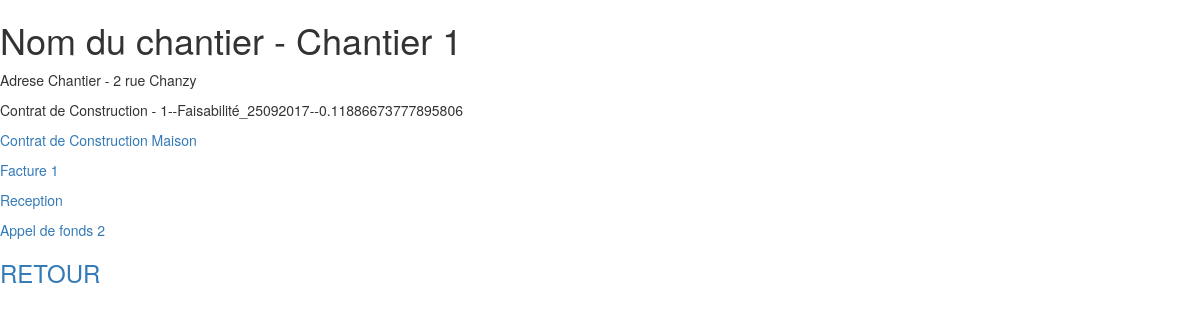
The page /chantiers/chantier/1 (signed in) on the database as committed earlier.
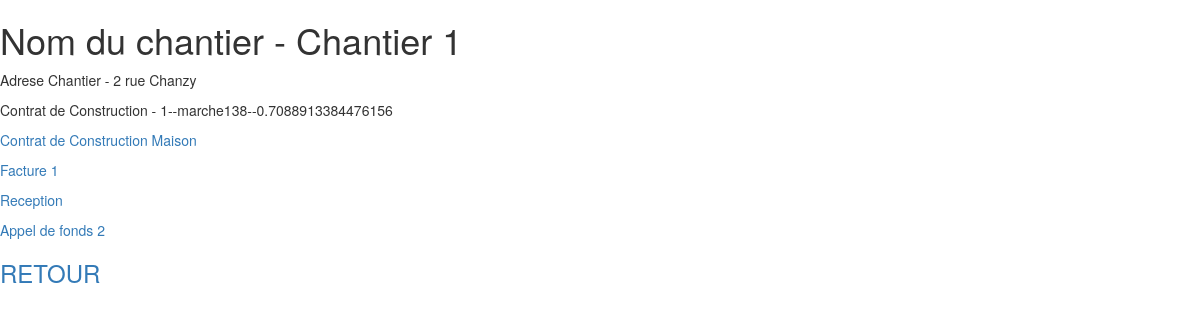
The same page on the database as committed later.
### chantiers/models.py (models this page shows, shortened)
class Chantier(models.Model):
    name = models.CharField(max_length=100)
    address = models.CharField(max_length=100)
    description = models.TextField(null=False)
    ccmi_doc = models.FileField(upload_to=renommage, verbose_name="CCMI")
    appel_1_doc = models.FileField(upload_to=renommage)
    appel_2_doc = models.FileField(upload_to=renommage)
    appel_3_doc = models.FileField(upload_to=renommage)
    appel_4_doc = models.FileField(upload_to=renommage)
    appel_5_doc = models.FileField(upload_to=renommage)
    reception_doc = models.FileField(upload_to=renommage)
    plans_os_doc = models.FileField(upload_to=renommage)
    user = models.ForeignKey(User, on_delete=models.CASCADE)

### chantiers/views.py (the view)
# urls.py: url(r'^chantier/(?P<pk>\d+)$', views.DetailChantier.as_view(), name ='chantier_detail'),
class DetailChantier(DetailView):
    context_object_name = "chantier"
    template_name = "chantiers/detail.html"
    model = Chantier

### chantiers/templates/chantiers/detail.html (shortened to what this page needs)
{% if user.id == chantier.user.id %}
<h1>Nom du chantier - {{ chantier.name }}</h1>
<p>Adrese Chantier - {{ chantier.address }}</p>
<p> Contrat de Construction - {{ chantier.ccmi_doc }} </p>
<p><a href="/doc/{{ chantier.ccmi_doc }}">Contrat de Construction Maison</a></p>
<p><a href="/doc/{{ chantier.appel_1_doc }}">Facture 1</a></p>
<p><a href="/doc/{{ chantier.reception_doc }}">Reception</a></p>
<p><a href="/doc/{{ chantier.appel_2_doc }}">Appel de fonds 2</a></p>
<h3><a href="{% url "chantier_liste" %}">RETOUR</a></h3>
{% else %}
<h1>MAUVAISE IDENTIFICATION</h1>
 {% endif %}
<link rel="stylesheet" href="https://maxcdn.bootstrapcdn.com/bootstrap/3.3.7/css/bootstrap.min.css">

Rows that differ between the two databases and show on the page:
changed Chantier "Chantier 1": ccmi_doc "1--Faisabilité_25092017--0.11886673777895806" → "1--marche138--0.7088913384476156"
